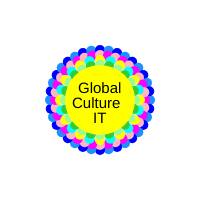
Frame 1 (no input)
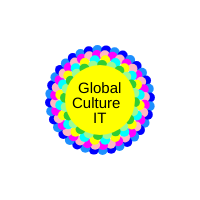
Frame 60 (no input)
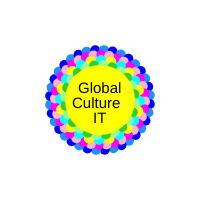
Frame 120 (the mouse pressed at the canvas centre since frame 60)

The p5.js sketch that drew these frames (run headless with seeded random() and noise() and a simulated clock; from frame 60 on, the mouse is pressed at the canvas centre):

// p5.js sketch
// ── sketch.js
// 最終課題を制作しよう

let x,y, movement
    
function setup(){
  createCanvas(200, 200);
  movement1 = 0;
  movement2 = 0
  movement3 = 0
  movement4 = 0
}

function draw(x,y){
  background(255);
  noStroke();
  lace(50,30,144,255,0,0,255, movement1,36);
  lace(45,255,0,255,255,182,193, movement2,36);
  lace(40,255,255,0,0,255,255,movement3,24);
  lace(35,152,251,152,50,205,50,movement4,24);
  movement1 += 0.008
  movement2 -= 0.01
  movement3 += 0.02
  movement4 -= 0.03
  title(15,78,72,93,93,108,123,100,100,70);
}

 function title(ts,tw1,tw2,tw3,th1,th2,th3,x,y,r){
   noStroke();
   fill(255,255,0);
   ellipse(x,y,r);
   fill(0);
   textSize(ts);
   text("Global",tw1,th1,);
   textSize(ts);
   text("Culture",tw2,th2,);
   textSize(ts);
   text("IT",tw3,th3,);
 }
function lace(size,cr1,cg1,cb1,cr2,cg2,cb2, move,en){
   for(let i = 0; i < en; i++){
    let theta = TWO_PI * i / en + move;
    x =100 + cos(theta) * size;
    y =100 + sin(theta) * size;
     if(i%2==0){
       fill(cr1,cg1,cb1);
       ellipse(x, y, 10); 
     }
     else{
       fill(cr2,cg2,cb2);
       ellipse(x,y,10);
    }
    
  }
}
